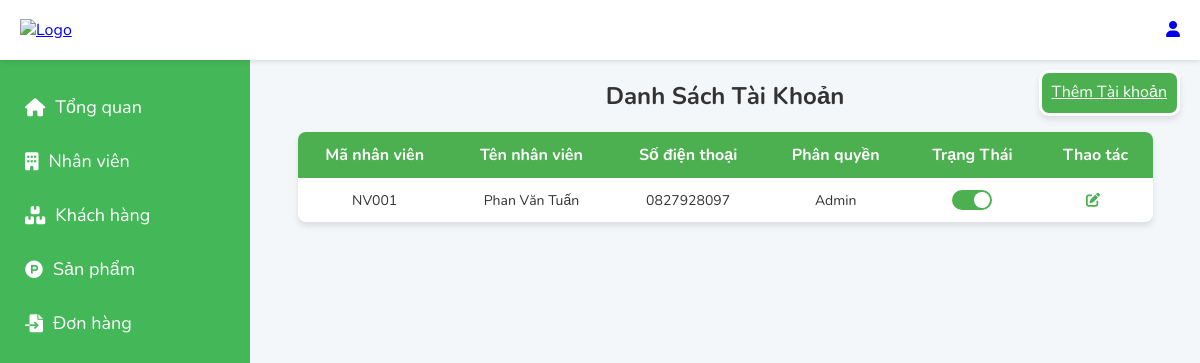
Before: /admin/nhanvien with the older database file.
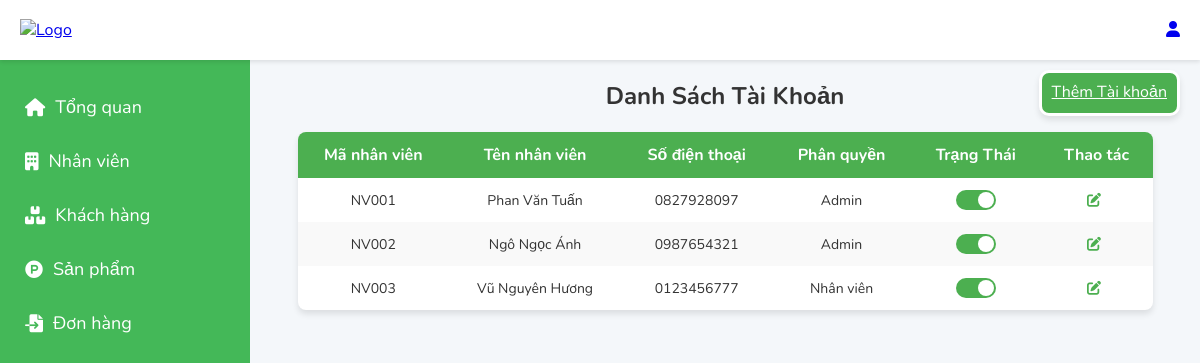
After: the same page with the newer database file.
### tables this page shows
CREATE TABLE `nhanvien` (
  `Manhanvien` varchar(50) NOT NULL,
  `Tennhanvien` varchar(50) NOT NULL,
  `sdt` varchar(20) NOT NULL,
  `password` varchar(200) DEFAULT NULL,
  `id_role` int(2) DEFAULT NULL,
  `trangthai` int(2) NOT NULL
);

CREATE TABLE `role` (
  `id_role` int(2) NOT NULL,
  `ten` varchar(50) NOT NULL
);

### core/controller.php (called while the page is built, shortened)
<?php
class controller {
    public function model($model) {
        return new $model();
    }
    public function view($view, $data=NULL) {
        require_once 'app/views/' . $view . '.php';
    }
}
?>

### app/Controllers/admincontroller.php (called while the page is built, shortened)
<?php
require_once 'core/Controller.php';
class adminController extends Controller
{
    private $adminModel;
    public function __construct()
    {
        $this->adminModel = $this->model('adminModel');
    }
    public function nhanvien()
    {
        $listnv = $this->adminModel->getlistnv();
        $role = $this->adminModel->getRoles();
        $this->view('header');
        $this->view('admin/listnv', ['listnv' => $listnv, 'role' => $role]);
    }
}

### core/routers.php (called while the page is built, shortened)
<?php
    class Router {
        protected $action = 'trangchu';
        private function parseUrl($uri) {
            return explode('/', filter_var(rtrim($uri, '/'), FILTER_SANITIZE_URL));
        }
        public function dispatch($uri) {
            $url = $this->parseUrl($uri);
            if(file_exists('app/Controllers/' . $url[2] . 'Controller.php')) {
                unset($url[2]);
            }
            $this->controller = new $this->controller;
            if(isset($url[3])) {
                if(method_exists($this->controller, $url[3])) {
                    $this->action = $url[3];
                    unset($url[3]);
                }
            }
            unset($url[0]);
            unset($url[1]);
            $this->params = $url ? array_values($url) : [];
           call_user_func_array([$this->controller, $this->action], $this->params);
        }
    }
?>

### index.php (called while the page is built, shortened)
<?php
    require_once 'core/routers.php';
    $router = new Router();
    $router->dispatch($_SERVER['REQUEST_URI']);
?>

### core/model.php (called while the page is built, shortened)
<?php
class Model {
    public function __construct() {
            $this->con = new mysqli('localhost','root','','dtb1');
    }
}

### app/models/adminModel.php (called while the page is built, shortened)
<?php
require_once './core/model.php';
class adminModel extends Model {
    public function getlistnv() {
        $sql = "SELECT nv.*, r.ten FROM nhanvien nv
                LEFT JOIN role r ON nv.id_role = r.id_role";
        return $this->con->query($sql);
    }
}
?>

### app/views/admin/listnv.php (the view, shortened to what this page needs)
<!DOCTYPE html>
<html lang="en">
<head>
</head>
<body>
<div class="detail">
    <h2>Danh Sách Tài Khoản</h2>
    <a href="/inis/admin/addnv" class="btn-add">Thêm Tài khoản</a>
    <table>
        <thead>
        <tr>
            <th>Mã nhân viên</th>
            <th>Tên nhân viên</th>
            <th>Số điện thoại</th>
            <th>Phân quyền</th>
            <th>Trạng Thái</th>
            <th>Thao tác</th>
        </tr>
        </thead>
        <tbody>
        <?php while ($row = mysqli_fetch_array($listnv)) { ?>
            <tr>
                <td><?= htmlspecialchars($row['Manhanvien']); ?></td>
                <td><?= htmlspecialchars($row['Tennhanvien']); ?></td>
                <td><?= htmlspecialchars($row['sdt']); ?></td>
                <td><?= htmlspecialchars($row['ten']); ?></td>
                <td>
                    <label class="switch">
                        <span class="slider round"></span>
                    </label>
                </td>
                <td>
                    <a href="/inis/admin/editnv/<?= $row['Manhanvien']; ?>" class="btn btn-edit">
                        <i class="fas fa-edit"></i>
                    </a>
                </td>
            </tr>
        <?php } ?>
        </tbody>
    </table>
</div>
</body>
</html>

### app/views/header.php (shortened to what this page needs)
<!DOCTYPE html>
<html lang="vi">
<head>
    <link rel="stylesheet" href="https://cdnjs.cloudflare.com/ajax/libs/font-awesome/6.0.0-beta3/css/all.min.css">
</head>
<body>
<div class="to">
    <header class="header">
        <div class="logo">
            <a href="<?php echo WEBROOT; ?>tongquan/tongquan">
                <img src="<?php echo WEBROOT; ?>public/img/innis.png" alt="Logo">
            </a>
        </div>
        <div class="icon-menu">
            <?php if (isset($_SESSION['tennhanvien'])): ?>
                Xin chào, <strong><?= htmlspecialchars($_SESSION['tennhanvien']); ?></strong>
                <a href="<?php echo WEBROOT; ?>taikhoan/logout" style="text-decoration:none; color:black">| Đăng xuất</a>
            <?php else: ?>
                <a href="<?php echo WEBROOT; ?>taikhoan/login" class="icon"><i class="fas fa-user"></i></a>
            <?php endif; ?>
        </div>
    </header>
</div>
<div class="sidebar">
    <ul class="menu">
        <li><a href="<?php echo WEBROOT . 'admin/tongquan' ?>"><i class="fas fa-house"></i>Tổng quan</a></li>
        <li><a href="<?php echo WEBROOT . 'admin/nhanvien' ?>"><i class="fas fa-building"></i>Nhân viên</a></li>
        <li><a href="<?php echo WEBROOT . 'admin/khachhang' ?>"><i class="fa-solid fa-boxes-stacked"></i>Khách hàng</a></li>
        <li><a href="<?php echo WEBROOT . 'admin/sanpham' ?>"><i class="fa-brands fa-product-hunt"></i>Sản phẩm</a></li>
        <li><a href="<?php echo WEBROOT . 'admin/donhang' ?>"><i class="fa-solid fa-file-import"></i>Đơn hàng</a></li>
    </ul>
</div>
</body>
</html>

### app/views/header.php (style rules this page uses)
* { margin: 0; padding: 0; box-sizing: border-box; font-family: "Nunito", sans-serif; }
.detail { margin-left: 250px; margin-top: 80px; }
.header { display: flex; justify-content: space-between; align-items: center; background-color: #fff; padding: 10px 20px; box-shadow: 0 2px 4px rgba(0, 0, 0, 0.1); width: 100%; height: 60px; position: fixed; top: 0; z-index: 1000; }
.icon-menu { display: flex; gap:10px; }
.logo img { width: 200px; height: auto; }
.sidebar { width: 250px; background-color: rgb(68, 184, 88); color: #fff; padding-top: 80px; height: 100vh; position: fixed; top: 0; left: 0; }
.sidebar .menu { list-style: none; }
.sidebar .menu a { display: block; padding: 15px 25px; font-size: 18px; color: white; text-decoration: none; cursor: pointer; display: flex; align-items: center; }
.sidebar .menu a i { margin-right: 10px; }

### app/views/admin/listnv.php (style rules this page uses)
body { font-family: 'Roboto', sans-serif; background-color: #f4f7fa; margin: 0; padding: 0; color: #333; }
h1, h2 { color: #333; text-align: center; }
table { width: 90%; margin: 20px auto; border-collapse: collapse; background-color: white; box-shadow: 0 4px 6px rgba(0, 0, 0, 0.1); border-radius: 8px; overflow: hidden; }
th, td { padding: 12px 15px; text-align: center; }
th { background-color: #4CAF50; color: white; font-size: 16px; font-weight: bold; }
td { color: #333; font-size: 14px; }
tr:nth-child(even) { background-color: #f9f9f9; }
.btn-add { background-color: #4CAF50; color: white; box-shadow: 0 4px 6px rgba(0, 0, 0, 0.1); padding: 8px 10px 10px 10px; position: fixed; top: 70px; right: 20px; border-radius: 10px; border: solid white; z-index: 1000; cursor: pointer; }
.btn-edit i { color: #4CAF50; margin-right: 5px; }
.switch { position: relative; display: inline-block; width: 40px; height: 20px; }
.slider { position: absolute; cursor: pointer; top: 0; left: 0; right: 0; bottom: 0; background-color: #ccc; transition: 0.4s; border-radius: 20px; }
.slider:before { position: absolute; content: ""; height: 16px; width: 16px; left: 2px; bottom: 2px; background-color: white; transition: 0.4s; border-radius: 50%; }
input:checked + .slider { background-color: #4CAF50; }
input:checked + .slider:before { transform: translateX(20px); }

Changed rows visible on the page:
added nhanvien: Manhanvien "NV002", Tennhanvien "Ngô Ngọc Ánh", sdt "0987654321", id_role.ten "Admin"
added nhanvien: Manhanvien "NV003", Tennhanvien "Vũ Nguyên Hương", sdt "0123456777", id_role.ten "Nhân viên"
